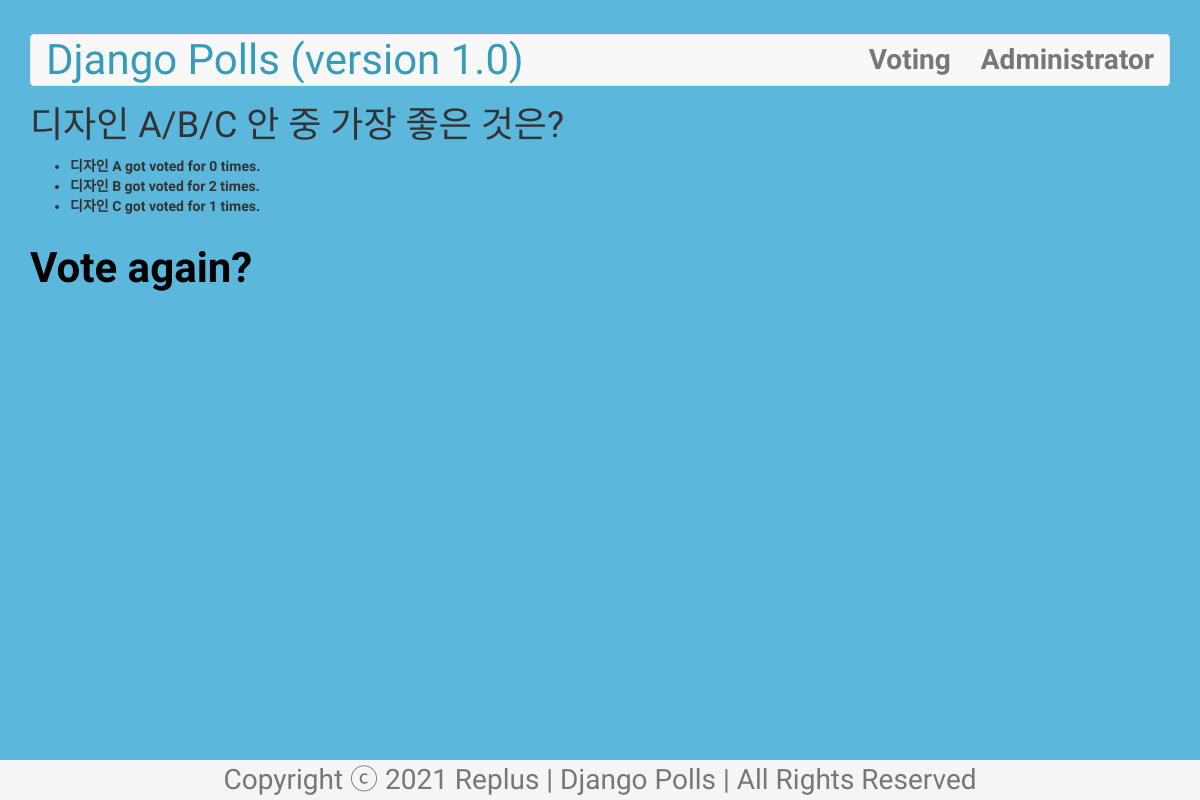
The page /polls/2/results/ on the database as committed earlier.
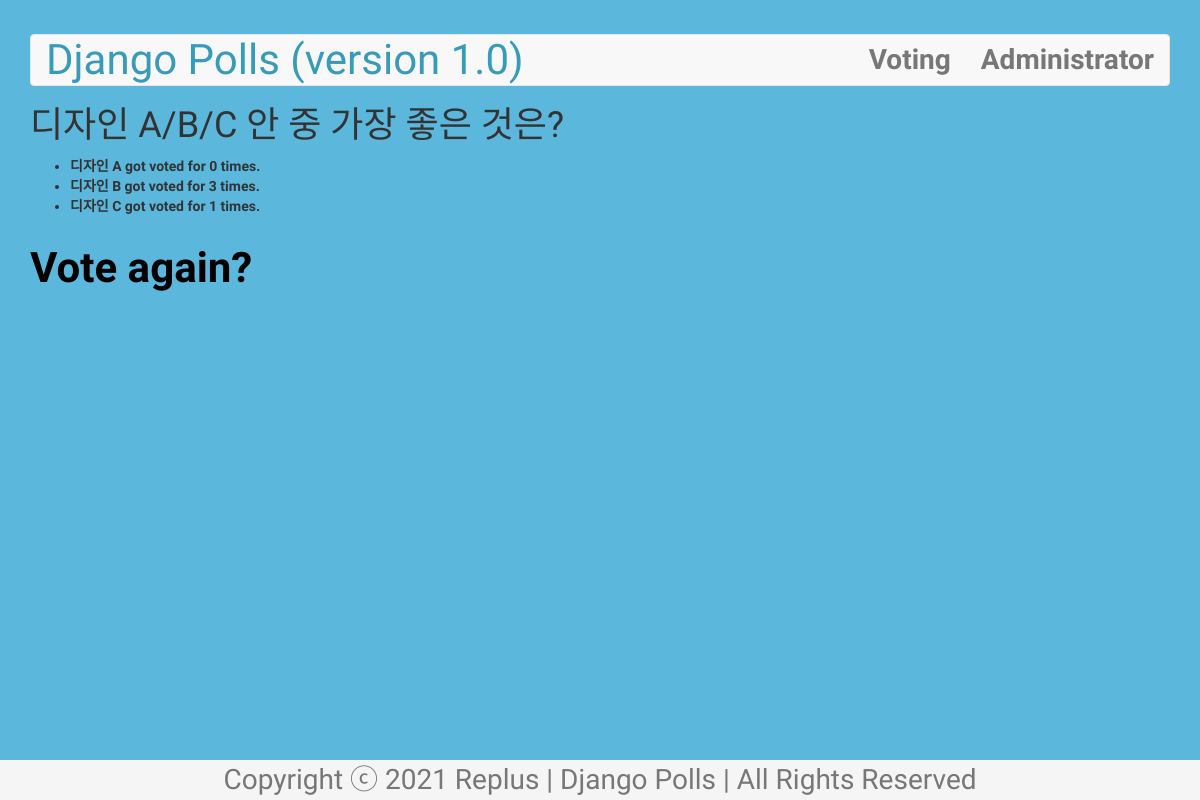
The same page on the database as committed later.
### polls/models.py (models this page shows, shortened)
class Choice(models.Model): # DB Table for 설문조사 주제별 선택지 (+ 선택지마다의 득표 수)
    question = models.ForeignKey(Question, on_delete=models.CASCADE) # 설문조사 주제의 id 값
    choice_text = models.CharField(max_length=200) # 설문조사 주제에 대한 선택지 텍스트
    votes = models.IntegerField(default=0) # 해당 선택지의 득표 수

### polls/views.py (the view)
# urls.py: path('<int:question_id>/results/', views.results, name='results'),
def results(request, question_id):
    question = get_object_or_404(Question, id=question_id)
    return render(request, 'polls/result.html', {'question':question})

### polls/templates/polls/result.html
{% extends 'polls/base.html' %}
{% block content %}
<h1>
    {{ question.question_text }}
</h1>
<ul>
    {% for choice in question.choice_set.all %}
        <li>{{ choice.choice_text }} got voted for {{ choice.votes }} times.</li>
    {% endfor %}
</ul>
<a href="{% url 'polls:detail' question_id=question.id %}">
    Vote again?
</a>
{% endblock %}

Rows that differ between the two databases and show on the page:
changed Choice "디자인 B": votes "2" → "3"
